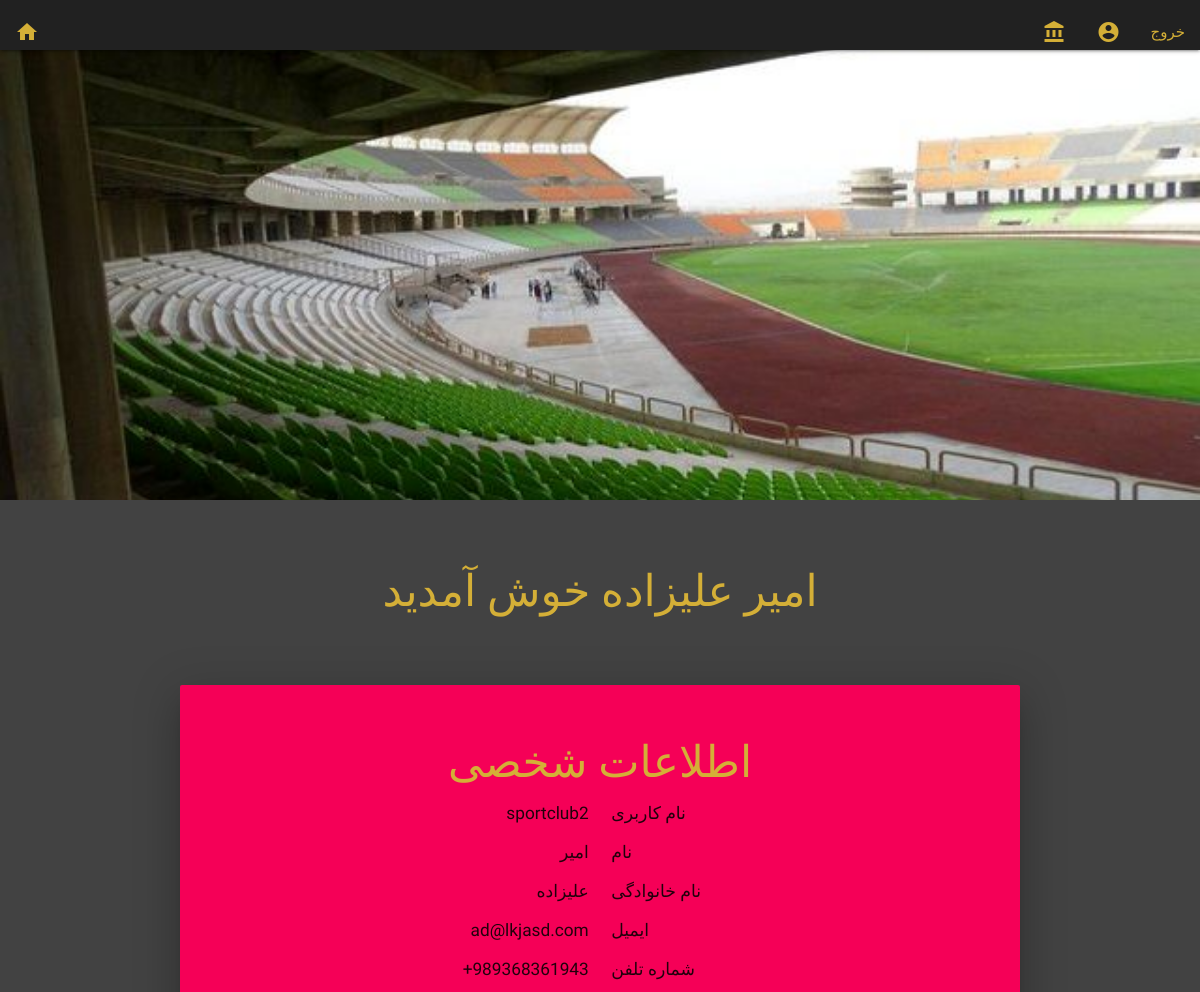
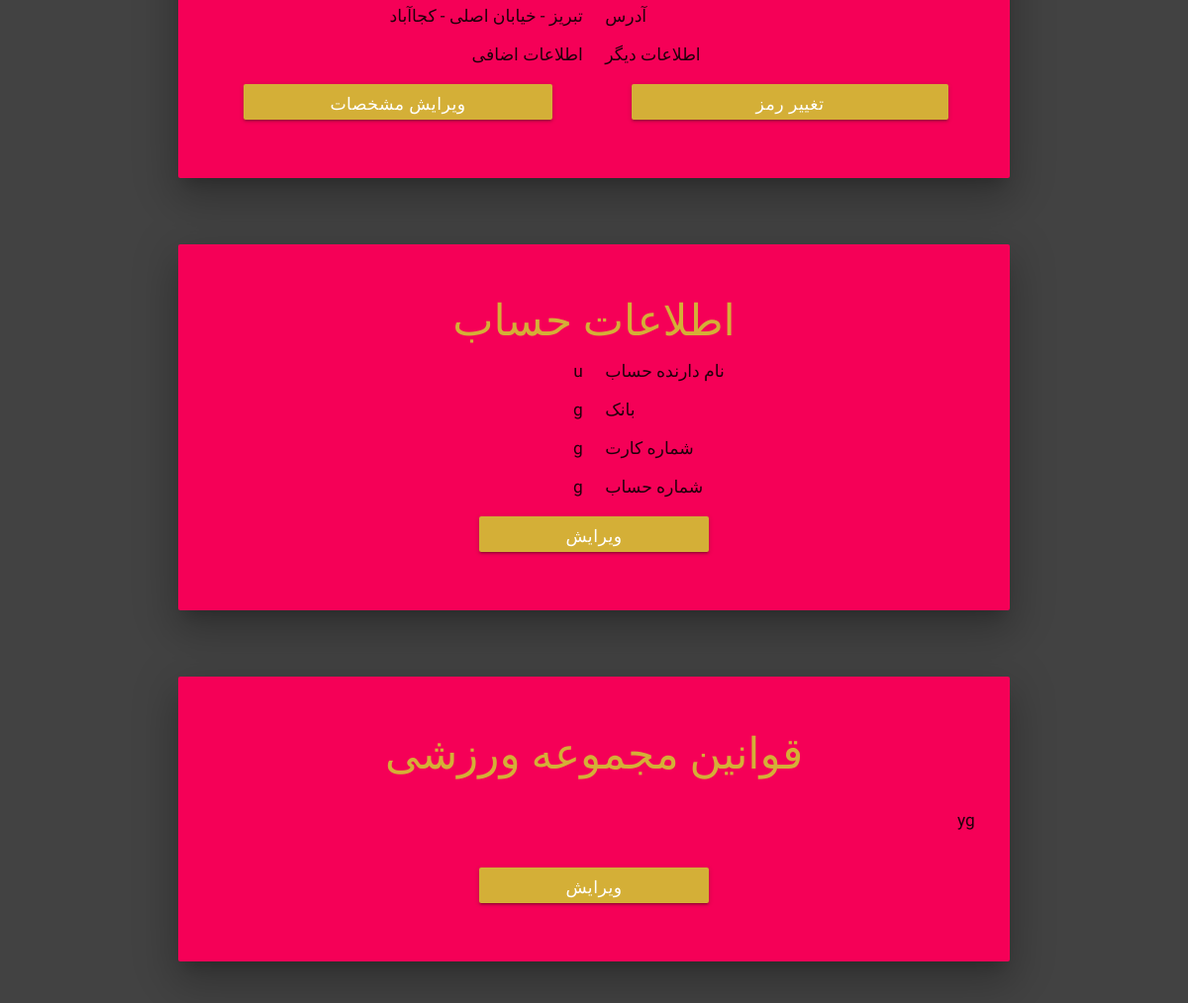
Screenshot of /sportclub/profile/sportclub/ (signed in) with the database file from the repository (2 pictures, top to bottom).
### sportclub/models.py (models this page shows, shortened)
class SportClubModel(models.Model):
    user = models.OneToOneField(settings.AUTH_USER_MODEL, on_delete = models.CASCADE,
                                primary_key = True, related_name = 'sportclubs')
    phone_number = models.CharField(max_length = 20, blank = False)
    address = models.TextField(blank = False)
    info = models.TextField(blank = True, null= True)
    picture = models.ImageField(default = r'sportclub/default/coverpicture.png',
                                 upload_to=r'sportclub/coverpicture')
    terms_and_conditions = models.TextField(blank = True, null = True)
    bankaccount_ownername = models.CharField(max_length = 300, null = True, blank = True)
    bankaccount_accountnumber = models.CharField(max_length = 30, null = True, blank = True)
    bankaccount_cardnumber = models.CharField(max_length = 30, null = True, blank = True)
    bankaccount_bankname = models.CharField(max_length = 100, null = True, blank = True)

### accounts/models.py (models this page shows, shortened)
class UserModel(AbstractUser):
    first_name = models.CharField(max_length=216, null = False, blank = False)
    last_name = models.CharField(max_length=216, null = False, blank = False)
    is_sportclub = models.BooleanField('SportClub Status', default = False)
    is_commonuser = models.BooleanField('CommonUser Status', default = False)
    is_masteruser = models.BooleanField('MasterUser Status', default = False)
    email = models.EmailField(unique = True, blank = False)
    slug = models.SlugField(unique = True, null = False, blank = False)
    picture = models.ImageField(upload_to =r'superuser/coverpicture',
                                null = True, blank = True, default = r'superuser/default/Koala.jpg')
    user_logs = models.TextField(default='',null = True)

### sportclub/views.py (the view)
# urls.py: path('profile/<slug:slug>/', SportClubProfileView, name='profile'),
@sportclub_required
@login_required
def SportClubProfileView(request, slug):
    user = request.user
    SportClubDetail = get_object_or_404(SportClubModel, user = user)
    return render(request,'sportclub/profile.html',
                    {'sportclub_detail':SportClubDetail})

### sportclub/templates/sportclub/profile.html (shortened to what this page needs)
{% extends "base_templates/base1.html" %}
{% block body_block %}
{% if sportclub_detail.picture %}
<div class="parallax-container">
      <div class="parallax"><img src="{{sportclub_detail.picture.url}}"></div>
    </div>
{% endif %}
<div class="section">
  <div class="container"><br>
<span class="center-align"><h3 class="fMarkazi gold-text";>{{user.first_name}} {{user.last_name}} خوش آمدید</h3><br><br></span>
  <div class="row center">
  <div class="card-panel hoverable pink accent-3 z-depth-5 fMarkazi">
    <h3 class=" fMarkazi gold-text">اطلاعات شخصی</h3>
<h6>
    <div class="row">
      <div class="col s6 m6 l6 right-align">{{user.username}}</div>
      <div class="col s6 m6 l6 left-align">نام کاربری</div>
    </div>
    <div class="row">
      <div class="col s6 m6 l6 right-align">{{user.first_name}}</div>
      <div class="col s6 m6 l6 left-align">نام</div>
    </div>
    <div class="row">
      <div class="col s6 m6 l6 right-align">{{user.last_name}}</div>
      <div class="col s6 m6 l6 left-align">نام خانوادگی</div>
    </div>
    <div class="row">
      <div class="col s6 m6 l6 right-align">{{user.email}}</div>
      <div class="col s6 m6 l6 left-align">ایمیل</div>
    </div>
    <div class="row">
      <div class="col s6 m6 l6 right-align">{{sportclub_detail.phone_number}}</div>
      <div class="col s6 m6 l6 left-align">شماره تلفن</div>
    </div>
    <div class="row">
      <div class="col s6 m6 l6 right-align">{{sportclub_detail.address}}</div>
      <div class="col s6 m6 l6 left-align">آدرس</div>
    </div>
    <div class="row">
      <div class="col s6 m6 l6 right-align">{{sportclub_detail.info}}</div>
      <div class="col s6 m6 l6 left-align">اطلاعات دیگر</div>
    </div>
    </h6>
    <div class="row">
      <div class="col s12 m6 l6 center-align"><a style="white-space:pre" href="{% url 'sportclub:update' slug=user.slug %}" class="waves-effect waves-light btn modal-trigger modal-close gold white-text"><h6>               <span>ویرایش مشخصات</span>               </h6></a><p></p></div>
      <div class="col s12 m6 l6 center-align"><a style="white-space:pre" href="{% url 'accounts:passwordchange' slug=user.slug %}" class="waves-effect waves-light btn modal-trigger modal-close gold white-text"><h6>                       <span>تغییر رمز</span>                       </h6></a><p></p></div>
    </div>
  </div>
<br><br>
  <div class="card-panel hoverable pink accent-3 z-depth-5 fMarkazi">
    <h3 class=" fMarkazi gold-text">اطلاعات حساب</h3>
    {% if  sportclub_detail.bankaccount_cardnumber and sportclub_detail.bankaccount_bankname and sportclub_detail.bankaccount_ownername and sportclub_detail.bankaccount_accountnumber %}
<h6>
    <div class="row">
      <div class="col s6 m6 l6 right-align">{{sportclub_detail.bankaccount_ownername}}</div>
      <div class="col s6 m6 l6 left-align">نام دارنده حساب</div>
    </div>
    <div class="row">
      <div class="col s6 m6 l6 right-align">{{sportclub_detail.bankaccount_bankname}}</div>
      <div class="col s6 m6 l6 left-align">بانک</div>
    </div>
    <div class="row">
      <div class="col s6 m6 l6 right-align">{{sportclub_detail.bankaccount_cardnumber}}</div>
      <div class="col s6 m6 l6 left-align">شماره کارت</div>
    </div>
    <div class="row">
      <div class="col s6 m6 l6 right-align">{{sportclub_detail.bankaccount_accountnumber}}</div>
      <div class="col s6 m6 l6 left-align">شماره حساب</div>
    </div>
    </h6>
    {% else %}
    <h5>شما هنوز اطلاعات حساب بانکی خود را وارد نکردید لطفا هر چه سریعتر اطلاعات حساب خود را به طور کامل وارد کنید تا قادر به انجام فعالیت های خود در سایت ورزش کن باشید</h5><br>
    {% endif %}
    <div class="row">
    <div class="col s12 m12 l12 center-align"><a style="white-space:pre" href="{% url 'sportclub:bankinfochange' slug=user.slug %}" class="waves-effect waves-light btn modal-trigger modal-close gold white-text"><h6>               <span>ویرایش</span>               </h6></a><p></p></div>
    </div>
  </div>
<br><br>
  <div class="card-panel hoverable pink accent-3 z-depth-5 fMarkazi">
    <h3 class=" fMarkazi gold-text">قوانین مجموعه ورزشی</h3>
<h6>
    <div class="row">
      {% if sportclub_detail.terms_and_conditions %}
      <div class="col s12 m12 l12 right-align">{{sportclub_detail.terms_and_conditions|linebreaks}}</div>
      {% endif %}
    </div>
    </h6>
    <div class="row">
    <div class="col s12 m12 l12 center-align"><a style="white-space:pre" href="{% url 'sportclub:termsandconditions' slug=user.slug %}" class="waves-effect waves-light btn modal-trigger modal-close gold white-text"><h6>               <span>ویرایش</span>               </h6></a><p></p></div>
    </div>
  </div>
</div>
</div>
</div>
{% endblock %}

### statics/css/style.css (style rules this page uses)
.fMarkazi { font-family: 'Markazi Text', serif; }
.gold { background-color: #d4af37; }
.gold-text { color: #d4af37; }

### rows the page displays
SportClubModel: picture (picture), phone_number "+989368361943", address "تبریز - خیابان اصلی - کجاآباد", info "اطلاعات اضافی", bankaccount_ownername "u", bankaccount_bankname "g", bankaccount_cardnumber "g", bankaccount_accountnumber "g", terms_and_conditions "yg"
UserModel: first_name "امیر", last_name "علیزاده", username "sportclub2", email "ad@lkjasd.com"
